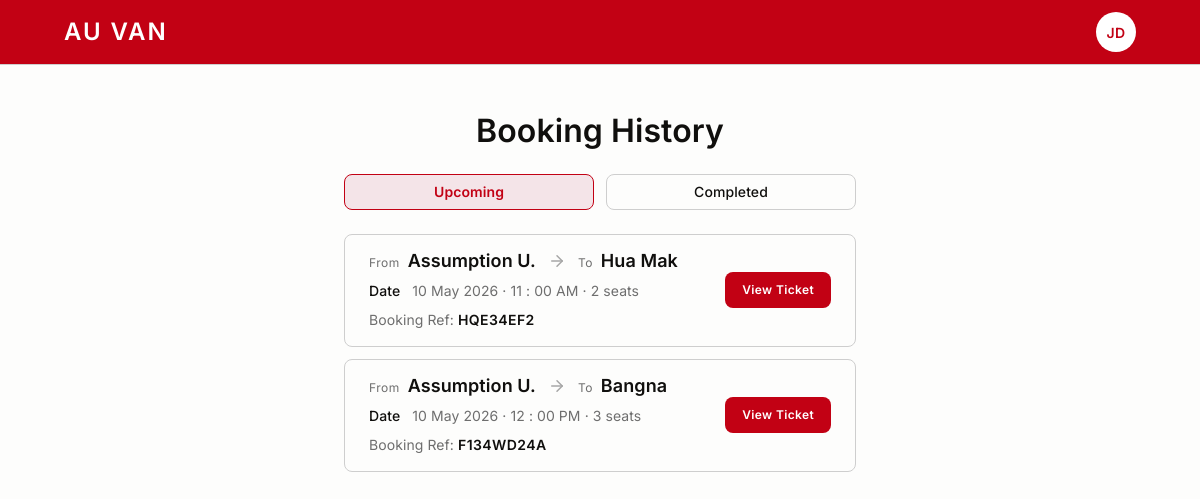
/my-bookings.php (signed in), run on an earlier commit of the app's database.
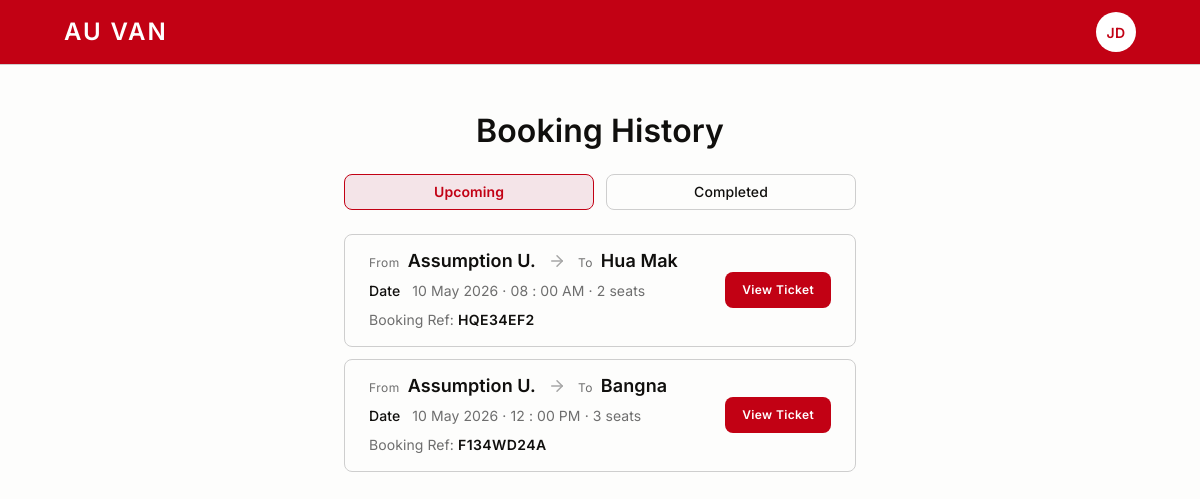
And on a later commit of the database.
### tables this page shows
CREATE TABLE bookings (
    id              INT UNSIGNED     NOT NULL AUTO_INCREMENT,
    reference       VARCHAR(10)      NOT NULL,      
    trip_id         INT UNSIGNED     NOT NULL,
    user_id         INT UNSIGNED     NOT NULL,      
    dropoff_stop_id INT UNSIGNED     NOT NULL,
    seats           TINYINT UNSIGNED NOT NULL,
    payment_method  ENUM('promptpay','card') NOT NULL,
    total           INT UNSIGNED     NOT NULL,      
    board_status    ENUM('waiting','boarded') NOT NULL DEFAULT 'waiting',
    created_at      TIMESTAMP        NOT NULL DEFAULT CURRENT_TIMESTAMP,
    PRIMARY KEY (id),
    UNIQUE KEY uq_bookings_reference (reference),
    KEY idx_bookings_trip (trip_id),                
    KEY idx_bookings_user (user_id),                
    CONSTRAINT chk_bookings_seats CHECK (seats BETWEEN 1 AND 4),
    CONSTRAINT fk_bookings_trip    FOREIGN KEY (trip_id)         REFERENCES trips (id) ON DELETE CASCADE,
    CONSTRAINT fk_bookings_user    FOREIGN KEY (user_id)         REFERENCES users (id) ON DELETE RESTRICT,
    CONSTRAINT fk_bookings_dropoff FOREIGN KEY (dropoff_stop_id) REFERENCES stops (id) ON DELETE RESTRICT
);

### includes/today.php (called while the page is built, shortened)
<?php
function today_iso(): string
{
    return '2026-05-10';
}

### includes/bookings.php (called while the page is built, shortened)
<?php
require_once __DIR__ . '/db.php';
require_once __DIR__ . '/today.php';
function get_bookings(): array
{
    $userId    = $_SESSION['user_id'] ?? null;
    $todayDate = today_iso();
    $stmt = db()->prepare("
        SELECT
            b.reference,
            b.trip_id,
            b.seats,
            t.route_id,
            DATE_FORMAT(t.trip_date,   '%e %b %Y')   AS date,
            DATE_FORMAT(t.depart_time, '%h : %i %p') AS time,
            CASE WHEN t.trip_date < ? THEN 'completed' ELSE 'upcoming' END AS status
        FROM bookings b
        JOIN trips t ON t.id = b.trip_id
        WHERE b.user_id = ?
        ORDER BY t.trip_date, t.depart_time
    ");
    $stmt->bind_param('si', $todayDate, $userId);
    $stmt->execute();
    $result = $stmt->get_result();
    $bookings = [];
    while ($row = $result->fetch_assoc()) {
        $bookings[] = [
            'reference' => $row['reference'],
            'route_id'  => (int) $row['route_id'],
            'trip_id'   => (int) $row['trip_id'],
            'date'      => $row['date'],
            'time'      => $row['time'],
            'seats'     => (int) $row['seats'],
            'status'    => $row['status'],
        ];
    }
    return $bookings;
}

### includes/db.php (called while the page is built, shortened)
<?php
function db(): mysqli
{
    static $conn = null;
    if ($conn instanceof mysqli) {
        return $conn;
    }
    $conn = new mysqli(DB_HOST, DB_USER, DB_PASS, DB_NAME, DB_PORT);
    $conn->set_charset('utf8mb4');
    return $conn;
}

### includes/routes.php (called while the page is built, shortened)
<?php
require_once __DIR__ . '/db.php';
function get_routes(): array
{
    static $routes = null;
    if ($routes !== null) {
        return $routes;
    }
    $sql = "
        SELECT
            r.id,
            r.name,
            r.fare,
            (SELECT s.name FROM route_stops rs JOIN stops s ON s.id = rs.stop_id
               WHERE rs.route_id = r.id ORDER BY rs.seq ASC  LIMIT 1) AS `from`,
            (SELECT s.name FROM route_stops rs JOIN stops s ON s.id = rs.stop_id
               WHERE rs.route_id = r.id ORDER BY rs.seq DESC LIMIT 1) AS `to`
        FROM routes r
        ORDER BY r.id
    ";
    $routes = [];
    $result = db()->query($sql);
    while ($row = $result->fetch_assoc()) {
        $routes[(int) $row['id']] = [
            'name' => $row['name'],
            'from' => $row['from'],
            'to'   => $row['to'],
            'fare' => (int) $row['fare'],
        ];
    }
    return $routes;
}
function find_route(int $id): ?array
{
    return get_routes()[$id] ?? null;
}

### public/my-bookings.php (the view, shortened to what the changed rows need)
<?php
  require_once '../includes/routes.php';
  require_once '../includes/bookings.php';
  $upcoming  = [];
  $completed = [];
  foreach (get_bookings() as $b) {
      if ($b['status'] === 'completed') {
          $completed[] = $b;
      } else {
          $upcoming[] = $b;
      }
  }
  function render_booking_card(array $b): void
  {
      $route = find_route($b['route_id']);
      $from  = $route['from'] ?? '';
      $to    = $route['to']   ?? '';
      $time  = $b['time'];
      $seats = (int) $b['seats'];
  ?>
    <li class="booking-card">
      <div class="booking-info">
        <div class="booking-route">
          <span class="booking-endpoint">
            <span class="booking-label">From</span>
            <span class="booking-place"><?= htmlspecialchars($from) ?></span>
          </span>
          <span class="booking-sep" aria-hidden="true">
            <svg viewBox="0 0 24 24" fill="none" stroke="currentColor"
                 stroke-width="2" stroke-linecap="round" stroke-linejoin="round"
                 focusable="false">
              <line x1="5" y1="12" x2="19" y2="12"></line>
              <polyline points="12 5 19 12 12 19"></polyline>
            </svg>
          </span>
          <span class="booking-endpoint">
            <span class="booking-label">To</span>
            <span class="booking-place"><?= htmlspecialchars($to) ?></span>
          </span>
        </div>
        <p class="booking-meta">
          <span class="booking-meta-label">Date</span>
          <?= htmlspecialchars($b['date']) ?> &middot; <?= htmlspecialchars($time) ?> &middot; <?= $seats ?> <?= $seats === 1 ? 'seat' : 'seats' ?>
        </p>
        <p class="booking-ref">Booking Ref: <strong><?= htmlspecialchars($b['reference']) ?></strong></p>
      </div>
      <a class="btn btn-primary btn-sm" href="ticket.php?booking=<?= urlencode($b['reference']) ?>">View Ticket</a>
    </li>
  <?php
  }
  include '../includes/header.php';
?>
  <main class="page">
    <div class="container container-mid">
      <div class="bookings">
        <div class="bookings-header">
          <h2>Booking History</h2>
        </div>
        <div class="bookings-panel bookings-panel-upcoming">
          <?php if ($upcoming): ?>
            <ul class="booking-list">
              <?php foreach ($upcoming as $b) render_booking_card($b); ?>
            </ul>
          <?php else: ?>
            <p class="bookings-empty">No upcoming trips.</p>
          <?php endif; ?>
        </div>
      </div>
    </div>
  </main>
<?php include '../includes/footer.php'; ?>

What changed in the data, as far as the page shows it:
changed bookings "HQE34EF2": time "11 : 00 AM" → "08 : 00 AM"
